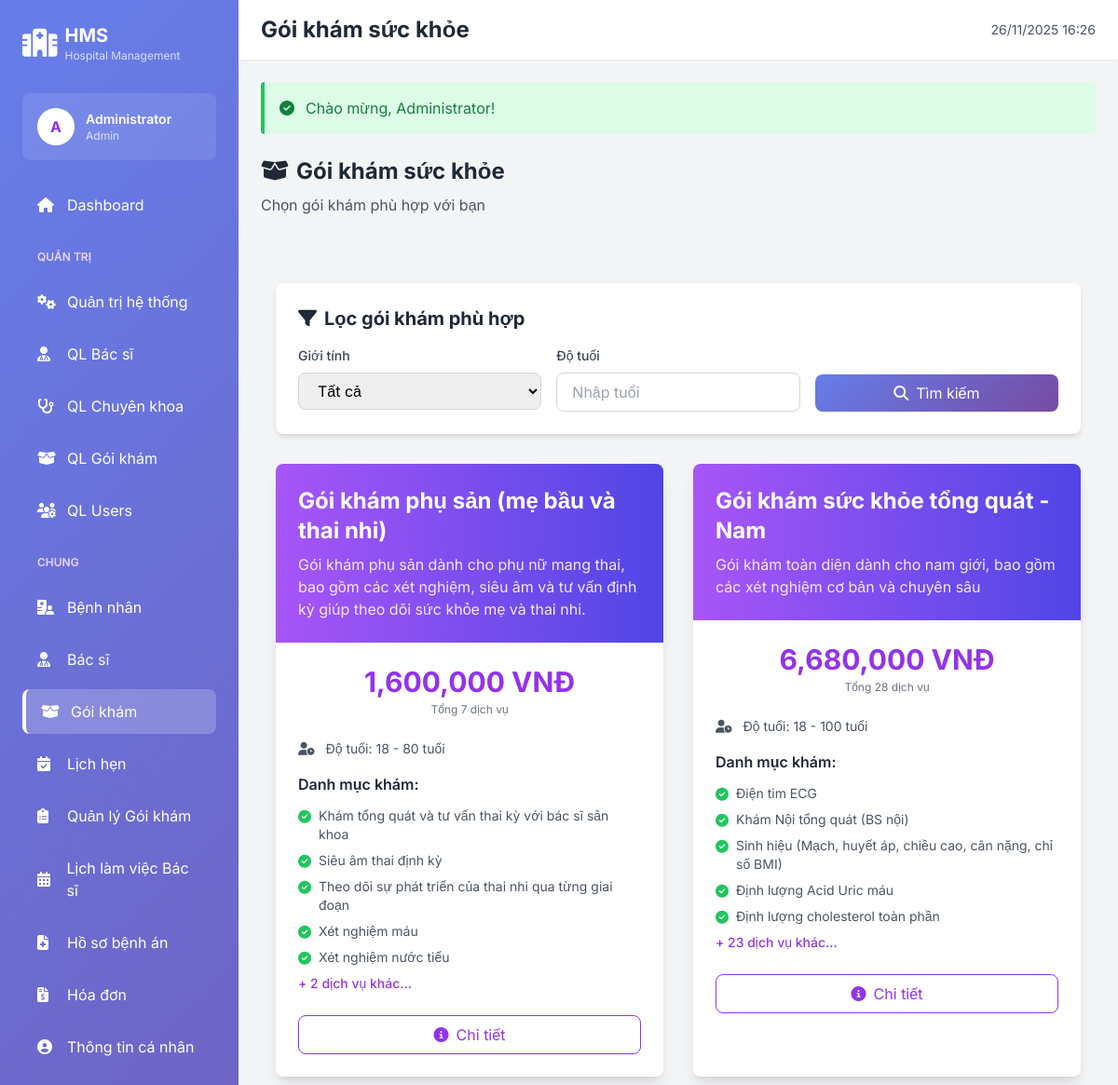
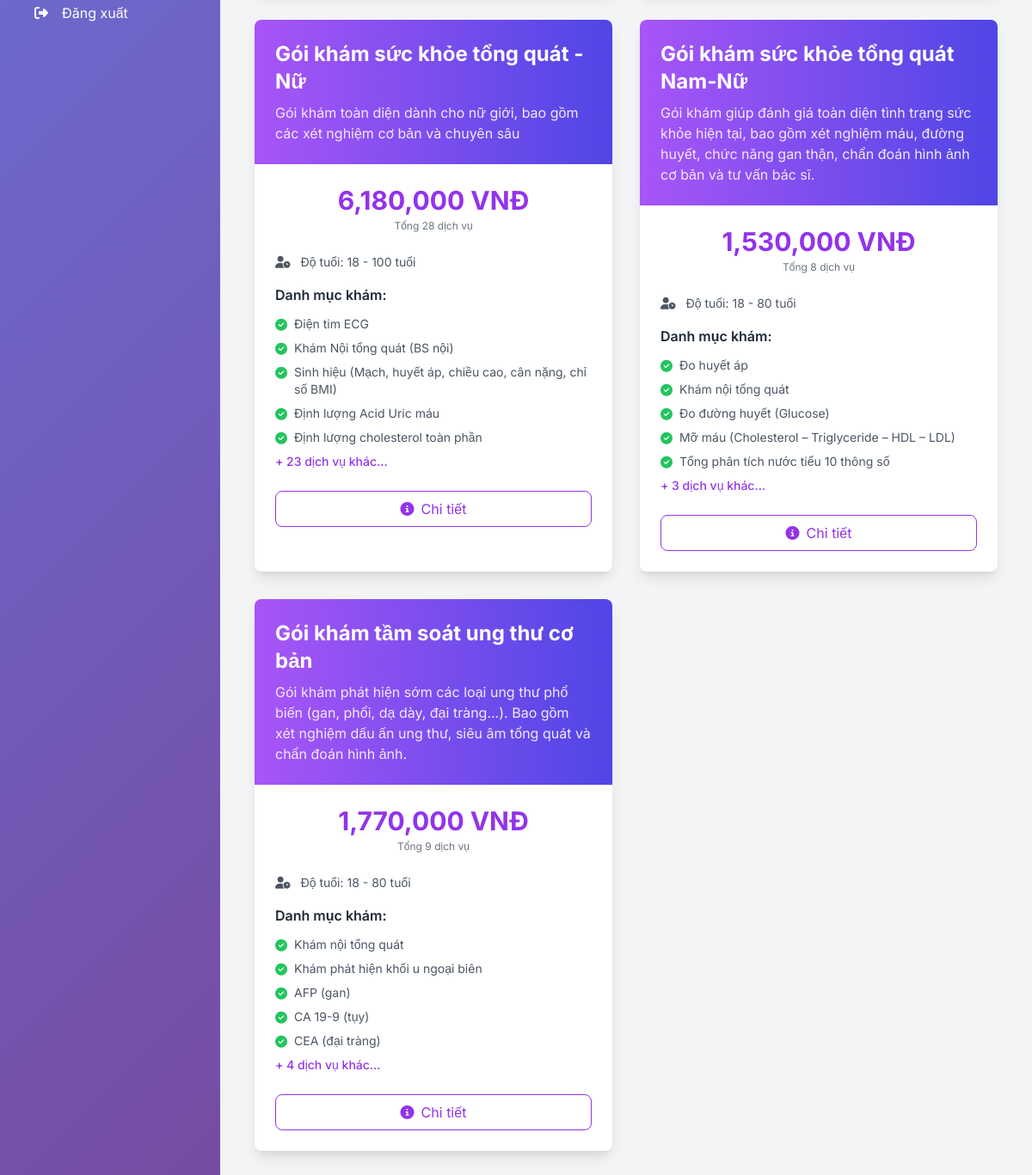
Page /WebBenhvien/hospital-management-system/public/packages (signed in) on the committed database (2 pictures, top to bottom).
### tables this page shows
CREATE TABLE `health_packages` (
  `id` int(11) NOT NULL,
  `package_code` varchar(20) NOT NULL,
  `name` varchar(255) NOT NULL,
  `description` text DEFAULT NULL,
  `gender_requirement` enum('both','male','female') DEFAULT 'both',
  `min_age` int(11) DEFAULT 0,
  `max_age` int(11) DEFAULT 150,
  `is_active` tinyint(1) DEFAULT 1,
  `created_at` timestamp NOT NULL DEFAULT current_timestamp(),
  `updated_at` timestamp NOT NULL DEFAULT current_timestamp() ON UPDATE current_timestamp()
);

CREATE TABLE `package_services` (
  `id` int(11) NOT NULL,
  `package_id` int(11) NOT NULL,
  `service_name` varchar(255) NOT NULL,
  `service_price` decimal(10,2) DEFAULT 0.00,
  `duration_minutes` int(11) DEFAULT 30,
  `service_category` enum('general','blood_test','urine_test','imaging','specialist','other') DEFAULT 'general',
  `is_required` tinyint(1) DEFAULT 1,
  `gender_specific` enum('both','male','female') DEFAULT 'both',
  `notes` text DEFAULT NULL,
  `display_order` int(11) DEFAULT 0,
  `created_at` timestamp NOT NULL DEFAULT current_timestamp()
);

### app/Views/packages/index.php (the view, shortened to what the rows shown need)
<div class="<?= isset($_SESSION['user_id']) ? '' : 'container mx-auto' ?> px-4 py-12">
    <div class="grid grid-cols-1 md:grid-cols-2 gap-8">
        <?php foreach ($packages as $package): ?>
        <div class="bg-white rounded-lg shadow-lg overflow-hidden hover:shadow-xl transition">
            <div class="bg-gradient-to-r from-purple-500 to-indigo-600 text-white p-6">
                <h3 class="text-2xl font-bold mb-2"><?= htmlspecialchars($package['name']) ?></h3>
                <p class="text-purple-100"><?= htmlspecialchars($package['description']) ?></p>
            </div>
            <div class="p-6">
                <div class="mb-6">
                    <?php
                    $totalPrice = 0;
                    if (isset($package['services'])) {
                        foreach ($package['services'] as $service) {
                            $totalPrice += $service['service_price'] ?? 0;
                        }
                    }
                    ?>
                    <div class="text-center">
                        <span class="text-3xl font-bold text-purple-600">
                            <?= number_format($totalPrice) ?> VNĐ
                        </span>
                        <p class="text-xs text-gray-500 mt-1">Tổng <?= count($package['services'] ?? []) ?> dịch vụ</p>
                    </div>
                </div>
                <div class="mb-4 text-sm text-gray-600">
                    <i class="fas fa-user-clock mr-2"></i>
                    Độ tuổi: <?= $package['min_age'] ?> - <?= $package['max_age'] ?> tuổi
                </div>
                <div class="mb-6">
                    <h4 class="font-semibold text-gray-800 mb-3">Danh mục khám:</h4>
                    <div class="space-y-2">
                        <?php
                        $services = $package['services'] ?? [];
                        $displayServices = array_slice($services, 0, 5);
                        foreach ($displayServices as $service):
                        ?>
                        <div class="flex items-start text-sm text-gray-600">
                            <i class="fas fa-check-circle text-green-500 mr-2 mt-1"></i>
                            <span><?= htmlspecialchars($service['service_name']) ?></span>
                        </div>
                        <?php endforeach; ?>
                        <?php if (count($services) > 5): ?>
                        <div class="text-sm text-purple-600 font-medium">
                            + <?= count($services) - 5 ?> dịch vụ khác...
                        </div>
                        <?php endif; ?>
                    </div>
                </div>
                <div class="flex gap-3">
                    <a href="<?= APP_URL ?>/packages/<?= $package['id'] ?>"
                       class="flex-1 text-center px-4 py-2 border border-purple-600 text-purple-600 rounded-lg hover:bg-purple-50 transition">
                        <i class="fas fa-info-circle mr-2"></i>Chi tiết
                    </a>
                </div>
            </div>
        </div>
        <?php endforeach; ?>
    </div>
</div>
<?php
if (isset($_SESSION['user_id'])) {
    require_once APP_PATH . '/Views/layouts/main.php';
} else {
    require_once APP_PATH . '/Views/layouts/landing.php';
}
?>

### rows in the picture
health_packages: name "Gói khám phụ sản (mẹ bầu và thai nhi)", description "Gói khám phụ sản dành cho phụ nữ mang thai, bao gồm các xét nghiệm, siêu âm và tư vấn định kỳ giúp theo dõi sức khỏe mẹ và thai nhi.", totalPrice "1,600,000", count($package['services'] ?? []) "7", min_age "18", max_age "80", count($services) - 5 "2"
package_services: service_name "Khám tổng quát và tư vấn thai kỳ với bác sĩ sản khoa"
package_services: service_name "Siêu âm thai định kỳ"
package_services: service_name "Theo dõi sự phát triển của thai nhi qua từng giai đoạn"
package_services: service_name "Xét nghiệm máu"
package_services: service_name "Xét nghiệm nước tiểu"
health_packages: name "Gói khám sức khỏe tổng quát - Nam", description "Gói khám toàn diện dành cho nam giới, bao gồm các xét nghiệm cơ bản và chuyên sâu", totalPrice "6,680,000", count($package['services'] ?? []) "28", min_age "18", max_age "100", count($services) - 5 "23"
package_services: service_name "Điện tim ECG"
package_services: service_name "Khám Nội tổng quát (BS nội)"
package_services: service_name "Sinh hiệu (Mạch, huyết áp, chiều cao, cân nặng, chỉ số BMI)"
package_services: service_name "Định lượng Acid Uric máu"
package_services: service_name "Định lượng cholesterol toàn phần"
health_packages: name "Gói khám sức khỏe tổng quát - Nữ", description "Gói khám toàn diện dành cho nữ giới, bao gồm các xét nghiệm cơ bản và chuyên sâu", totalPrice "6,180,000", count($package['services'] ?? []) "28", min_age "18", max_age "100", count($services) - 5 "23"
package_services: service_name "Điện tim ECG"
package_services: service_name "Khám Nội tổng quát (BS nội)"
package_services: service_name "Sinh hiệu (Mạch, huyết áp, chiều cao, cân nặng, chỉ số BMI)"
package_services: service_name "Định lượng Acid Uric máu"
package_services: service_name "Định lượng cholesterol toàn phần"
health_packages: name "Gói khám sức khỏe tổng quát Nam-Nữ", description "Gói khám giúp đánh giá toàn diện tình trạng sức khỏe hiện tại, bao gồm xét nghiệm máu, đường huyết, chức năng gan thận, chẩn đoán hình ảnh cơ bản và tư vấn bác sĩ.", totalPrice "1,530,000", count($package['services'] ?? []) "8", min_age "18", max_age "80", count($services) - 5 "3"
package_services: service_name "Đo huyết áp"
package_services: service_name "Khám nội tổng quát"
package_services: service_name "Đo đường huyết (Glucose)"
package_services: service_name "Mỡ máu (Cholesterol – Triglyceride – HDL – LDL)"
package_services: service_name "Tổng phân tích nước tiểu 10 thông số"
health_packages: name "Gói khám tầm soát ung thư cơ bản", description "Gói khám phát hiện sớm các loại ung thư phổ biến (gan, phổi, dạ dày, đại tràng...). Bao gồm xét nghiệm dấu ấn ung thư, siêu âm tổng quát và chẩn đoán hình ảnh.", totalPrice "1,770,000", count($package['services'] ?? []) "9", min_age "18", max_age "80", count($services) - 5 "4"
package_services: service_name "Khám nội tổng quát"
package_services: service_name "Khám phát hiện khối u ngoại biên"
package_services: service_name "AFP (gan)"
package_services: service_name "CA 19-9 (tụy)"
package_services: service_name "CEA (đại tràng)"

### other values in the picture
substr(Auth::user()['full_name'], 0, 1) "A"
Auth::user()['full_name'] "Administrator"
Auth::role() "Admin"
$page_title "Gói khám sức khỏe"
$_SESSION['success'] "Chào mừng, Administrator!"
